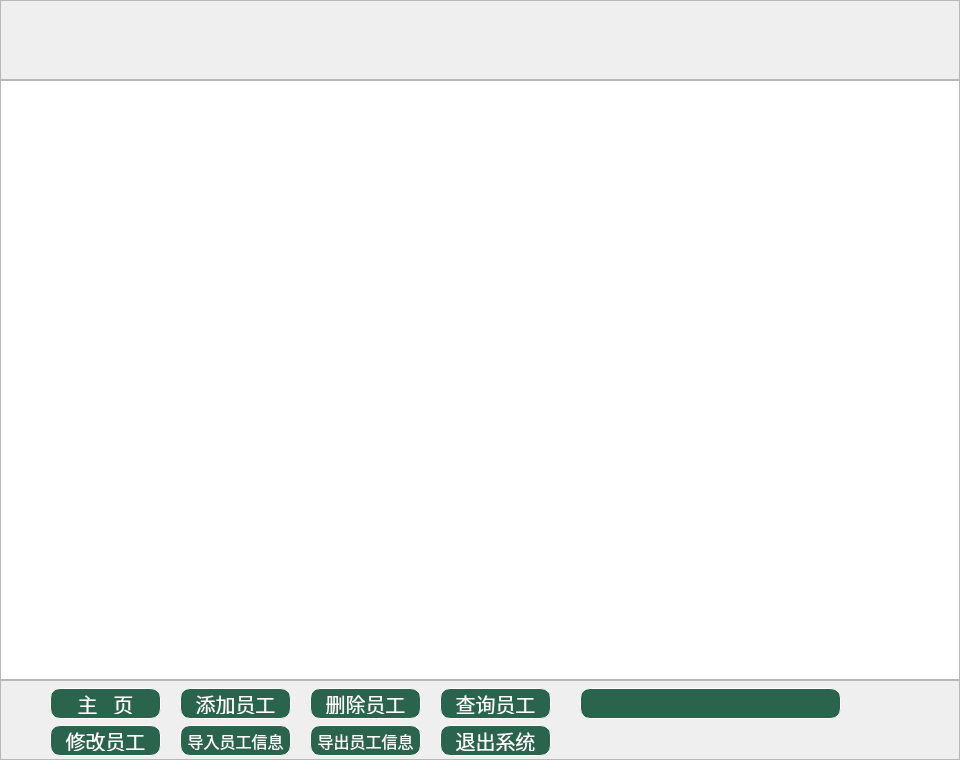
<?xml version="1.0" encoding="UTF-8"?>
<ui version="4.0">
 <class>em_window</class>
 <widget class="QWidget" name="em_window">
  <property name="geometry">
   <rect>
    <x>0</x>
    <y>0</y>
    <width>960</width>
    <height>760</height>
   </rect>
  </property>
  <property name="windowTitle">
   <string>Form</string>
  </property>
  <widget class="QTableView" name="tableView">
   <property name="geometry">
    <rect>
     <x>0</x>
     <y>80</y>
     <width>960</width>
     <height>600</height>
    </rect>
   </property>
   <property name="styleSheet">
    <string notr="true">background-image: url(:/中间主体.png);</string>
   </property>
   <property name="sortingEnabled">
    <bool>true</bool>
   </property>
  </widget>
  <widget class="QFrame" name="bottom_frame">
   <property name="geometry">
    <rect>
     <x>0</x>
     <y>680</y>
     <width>960</width>
     <height>80</height>
    </rect>
   </property>
   <property name="font">
    <font>
     <pointsize>15</pointsize>
    </font>
   </property>
   <property name="styleSheet">
    <string notr="true">background-image: url(:/底部横幅.png);</string>
   </property>
   <property name="frameShape">
    <enum>QFrame::StyledPanel</enum>
   </property>
   <property name="frameShadow">
    <enum>QFrame::Raised</enum>
   </property>
   <widget class="QPushButton" name="home_btn">
    <property name="geometry">
     <rect>
      <x>50</x>
      <y>8</y>
      <width>111</width>
      <height>31</height>
     </rect>
    </property>
    <property name="font">
     <font>
      <family>华文隶书</family>
      <pointsize>15</pointsize>
     </font>
    </property>
    <property name="styleSheet">
     <string notr="true">QPushButton
{  
    /* 前景色 */  
    color:white;  
 
    /* 背景色 */  
    background-color:rgb(43,100,76);  
 
    /* 边框风格 */  
    border-style:outset;  
 
    /* 边框宽度 */  
    border-width:0.5px;  
 
    /* 边框颜色 */  
    border-color:rgb(255,255,255);  
 
    /* 边框倒角 */  
    border-radius:10px;  

 
    /* 内边距 */  
    padding:4px;  
} 
QPushButton:pressed
{
    color:#00ff00;
    background-color:rgb(40, 85, 20); /*改变背景色*/
    border-style:inset;/*改变边框风格*/
    padding-left:6px;
    padding-top:6px;
	border-color:rgb(255,0,0);

}
</string>
    </property>
    <property name="text">
     <string>主   页</string>
    </property>
   </widget>
   <widget class="QPushButton" name="modify_btn">
    <property name="geometry">
     <rect>
      <x>50</x>
      <y>45</y>
      <width>111</width>
      <height>31</height>
     </rect>
    </property>
    <property name="font">
     <font>
      <family>华文隶书</family>
      <pointsize>15</pointsize>
     </font>
    </property>
    <property name="styleSheet">
     <string notr="true">QPushButton
{  
    /* 前景色 */  
    color:white;  
 
    /* 背景色 */  
    background-color:rgb(43,100,76);  
 
    /* 边框风格 */  
    border-style:outset;  
 
    /* 边框宽度 */  
    border-width:0.5px;  
 
    /* 边框颜色 */  
    border-color:rgb(255,255,255);  
 
    /* 边框倒角 */  
    border-radius:10px;  

 
    /* 内边距 */  
    padding:4px;  
} 
QPushButton:pressed
{
    color:#00ff00;
    background-color:rgb(40, 85, 20); /*改变背景色*/
    border-style:inset;/*改变边框风格*/
    padding-left:6px;
    padding-top:6px;
	border-color:rgb(255,0,0);

}
</string>
    </property>
    <property name="text">
     <string>修改员工</string>
    </property>
   </widget>
   <widget class="QPushButton" name="import_btn">
    <property name="geometry">
     <rect>
      <x>180</x>
      <y>45</y>
      <width>111</width>
      <height>31</height>
     </rect>
    </property>
    <property name="font">
     <font>
      <family>华文隶书</family>
      <pointsize>12</pointsize>
     </font>
    </property>
    <property name="styleSheet">
     <string notr="true">QPushButton
{  
    /* 前景色 */  
    color:white;  
 
    /* 背景色 */  
    background-color:rgb(43,100,76);  
 
    /* 边框风格 */  
    border-style:outset;  
 
    /* 边框宽度 */  
    border-width:0.5px;  
 
    /* 边框颜色 */  
    border-color:rgb(255,255,255);  
 
    /* 边框倒角 */  
    border-radius:10px;  

 
    /* 内边距 */  
    padding:4px;  
} 
QPushButton:pressed
{
    color:#00ff00;
    background-color:rgb(40, 85, 20); /*改变背景色*/
    border-style:inset;/*改变边框风格*/
    padding-left:6px;
    padding-top:6px;
	border-color:rgb(255,0,0);

}
</string>
    </property>
    <property name="text">
     <string>导入员工信息</string>
    </property>
   </widget>
   <widget class="QPushButton" name="add_btn">
    <property name="geometry">
     <rect>
      <x>180</x>
      <y>8</y>
      <width>111</width>
      <height>31</height>
     </rect>
    </property>
    <property name="font">
     <font>
      <family>华文隶书</family>
      <pointsize>15</pointsize>
     </font>
    </property>
    <property name="styleSheet">
     <string notr="true">QPushButton
{  
    /* 前景色 */  
    color:white;  
 
    /* 背景色 */  
    background-color:rgb(43,100,76);  
 
    /* 边框风格 */  
    border-style:outset;  
 
    /* 边框宽度 */  
    border-width:0.5px;  
 
    /* 边框颜色 */  
    border-color:rgb(255,255,255);  
 
    /* 边框倒角 */  
    border-radius:10px;  

 
    /* 内边距 */  
    padding:4px;  
} 
QPushButton:pressed
{
    color:#00ff00;
    background-color:rgb(40, 85, 20); /*改变背景色*/
    border-style:inset;/*改变边框风格*/
    padding-left:6px;
    padding-top:6px;
	border-color:rgb(255,0,0);

}
</string>
    </property>
    <property name="text">
     <string>添加员工</string>
    </property>
   </widget>
   <widget class="QPushButton" name="del_btn">
    <property name="geometry">
     <rect>
      <x>310</x>
      <y>8</y>
      <width>111</width>
      <height>31</height>
     </rect>
    </property>
    <property name="font">
     <font>
      <family>华文隶书</family>
      <pointsize>15</pointsize>
     </font>
    </property>
    <property name="styleSheet">
     <string notr="true">QPushButton
{  
    /* 前景色 */  
    color:white;  
 
    /* 背景色 */  
    background-color:rgb(43,100,76);  
 
    /* 边框风格 */  
    border-style:outset;  
 
    /* 边框宽度 */  
    border-width:0.5px;  
 
    /* 边框颜色 */  
    border-color:rgb(255,255,255);  
 
    /* 边框倒角 */  
    border-radius:10px;  

 
    /* 内边距 */  
    padding:4px;  
} 
QPushButton:pressed
{
    color:#00ff00;
    background-color:rgb(40, 85, 20); /*改变背景色*/
    border-style:inset;/*改变边框风格*/
    padding-left:6px;
    padding-top:6px;
	border-color:rgb(255,0,0);

}
</string>
    </property>
    <property name="text">
     <string>删除员工</string>
    </property>
   </widget>
   <widget class="QPushButton" name="export_btn">
    <property name="geometry">
     <rect>
      <x>310</x>
      <y>45</y>
      <width>111</width>
      <height>31</height>
     </rect>
    </property>
    <property name="font">
     <font>
      <family>华文隶书</family>
      <pointsize>12</pointsize>
     </font>
    </property>
    <property name="styleSheet">
     <string notr="true">QPushButton
{  
    /* 前景色 */  
    color:white;  
 
    /* 背景色 */  
    background-color:rgb(43,100,76);  
 
    /* 边框风格 */  
    border-style:outset;  
 
    /* 边框宽度 */  
    border-width:0.5px;  
 
    /* 边框颜色 */  
    border-color:rgb(255,255,255);  
 
    /* 边框倒角 */  
    border-radius:10px;  

 
    /* 内边距 */  
    padding:4px;  
} 
QPushButton:pressed
{
    color:#00ff00;
    background-color:rgb(40, 85, 20); /*改变背景色*/
    border-style:inset;/*改变边框风格*/
    padding-left:6px;
    padding-top:6px;
	border-color:rgb(255,0,0);

}
</string>
    </property>
    <property name="text">
     <string>导出员工信息</string>
    </property>
   </widget>
   <widget class="QPushButton" name="query_btn">
    <property name="geometry">
     <rect>
      <x>440</x>
      <y>8</y>
      <width>111</width>
      <height>31</height>
     </rect>
    </property>
    <property name="font">
     <font>
      <family>华文隶书</family>
      <pointsize>15</pointsize>
     </font>
    </property>
    <property name="styleSheet">
     <string notr="true">QPushButton
{  
    /* 前景色 */  
    color:white;  
 
    /* 背景色 */  
    background-color:rgb(43,100,76);  
 
    /* 边框风格 */  
    border-style:outset;  
 
    /* 边框宽度 */  
    border-width:0.5px;  
 
    /* 边框颜色 */  
    border-color:rgb(255,255,255);  
 
    /* 边框倒角 */  
    border-radius:10px;  

 
    /* 内边距 */  
    padding:4px;  
} 
QPushButton:pressed
{
    color:#00ff00;
    background-color:rgb(40, 85, 20); /*改变背景色*/
    border-style:inset;/*改变边框风格*/
    padding-left:6px;
    padding-top:6px;
	border-color:rgb(255,0,0);

}
</string>
    </property>
    <property name="text">
     <string>查询员工</string>
    </property>
   </widget>
   <widget class="QPushButton" name="quit_btn">
    <property name="geometry">
     <rect>
      <x>440</x>
      <y>45</y>
      <width>111</width>
      <height>31</height>
     </rect>
    </property>
    <property name="font">
     <font>
      <family>华文隶书</family>
      <pointsize>15</pointsize>
     </font>
    </property>
    <property name="styleSheet">
     <string notr="true">QPushButton
{  
    /* 前景色 */  
    color:white;  
 
    /* 背景色 */  
    background-color:rgb(43,100,76);  
 
    /* 边框风格 */  
    border-style:outset;  
 
    /* 边框宽度 */  
    border-width:0.5px;  
 
    /* 边框颜色 */  
    border-color:rgb(255,255,255);  
 
    /* 边框倒角 */  
    border-radius:10px;  

 
    /* 内边距 */  
    padding:4px;  
} 
QPushButton:pressed
{
    color:#00ff00;
    background-color:rgb(40, 85, 20); /*改变背景色*/
    border-style:inset;/*改变边框风格*/
    padding-left:6px;
    padding-top:6px;
	border-color:rgb(255,0,0);

}
</string>
    </property>
    <property name="text">
     <string>退出系统</string>
    </property>
   </widget>
   <widget class="QLineEdit" name="query_lineEdit">
    <property name="geometry">
     <rect>
      <x>580</x>
      <y>8</y>
      <width>261</width>
      <height>31</height>
     </rect>
    </property>
    <property name="font">
     <font>
      <pointsize>15</pointsize>
     </font>
    </property>
    <property name="styleSheet">
     <string notr="true">QLineEdit
{  
    /* 前景色 */  
    color:white;  
 
    /* 背景色 */  
    background-color:rgb(43,100,76);  
 
    /* 边框风格 */  
    border-style:outset;  
 
    /* 边框宽度 */  
    border-width:0.5px;  
 
    /* 边框颜色 */  
    border-color:rgb(255,255,255);  
 
    /* 边框倒角 */  
    border-radius:10px;  

 
    /* 内边距 */  
    padding:4px;  
} 

</string>
    </property>
    <property name="text">
     <string/>
    </property>
   </widget>
  </widget>
  <widget class="QFrame" name="top_frame">
   <property name="geometry">
    <rect>
     <x>0</x>
     <y>0</y>
     <width>960</width>
     <height>80</height>
    </rect>
   </property>
   <property name="styleSheet">
    <string notr="true">background-image: url(:/顶部横幅.png);</string>
   </property>
   <property name="frameShape">
    <enum>QFrame::StyledPanel</enum>
   </property>
   <property name="frameShadow">
    <enum>QFrame::Raised</enum>
   </property>
  </widget>
 </widget>
 <tabstops>
  <tabstop>home_btn</tabstop>
  <tabstop>add_btn</tabstop>
  <tabstop>del_btn</tabstop>
  <tabstop>query_btn</tabstop>
  <tabstop>query_lineEdit</tabstop>
  <tabstop>modify_btn</tabstop>
  <tabstop>import_btn</tabstop>
  <tabstop>export_btn</tabstop>
  <tabstop>quit_btn</tabstop>
  <tabstop>tableView</tabstop>
 </tabstops>
 <resources>
  <include location="pic.qrc"/>
 </resources>
 <connections/>
</ui>
